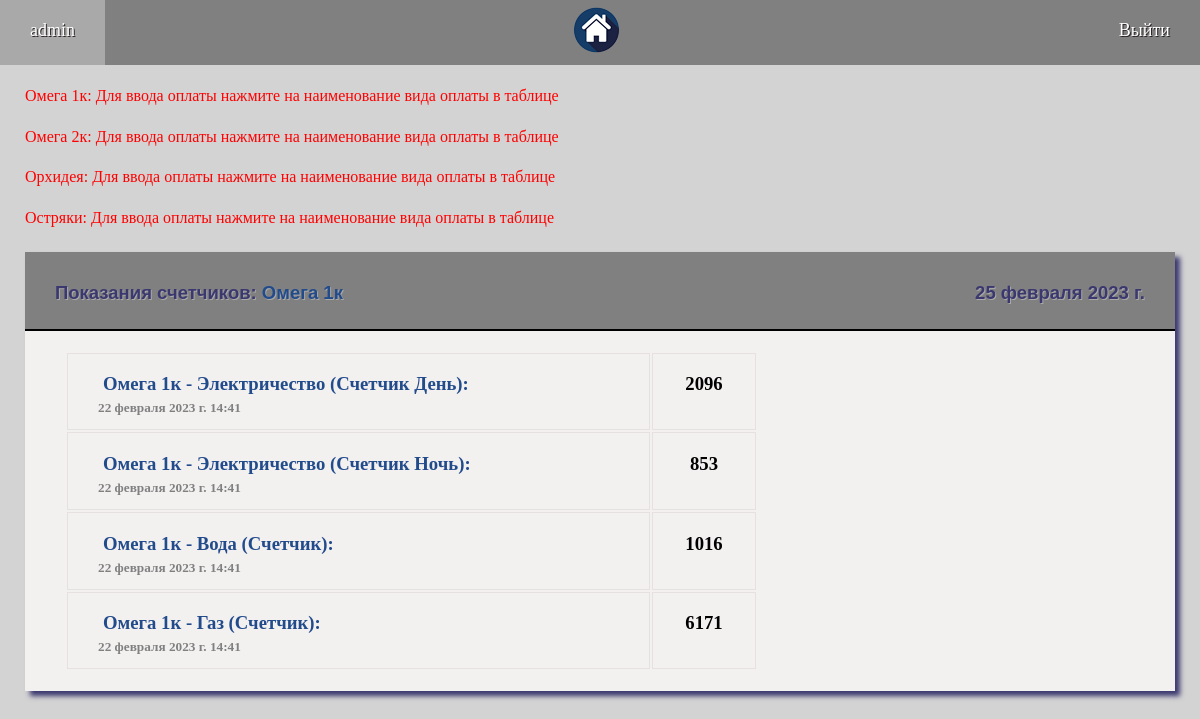
Screenshot of /counters/8/ (signed in) with the database file from the repository.
### compay/models.py (models this page shows, shortened)
class Appartment(models.Model):
    NAME = 'Объекты'
    CT = [('counter', 'Счетчик'), ('tarif', 'Тариф')]
    name = models.CharField(max_length=50, unique=True, blank=False, verbose_name="Название объекта")
    adress = models.CharField(max_length=100, blank=True, verbose_name="Адрес объекта")
    created = models.DateTimeField(auto_now_add=True, verbose_name="Дата создания")
    electricity = models.BooleanField(default=False, verbose_name="Электричество")
    el_is_counter = models.CharField(choices=CT, max_length=50, default='tarif', blank=False, verbose_name="Расчет по")
    el_counter_discrete = models.BooleanField(default=False, verbose_name="Тариф зависит от потребления (Да/Нет)")
    el_night = models.BooleanField(default=False, verbose_name="Счетчик день-ночь (Да/Нет)")
    water = models.BooleanField(default=False, verbose_name="Вода")
    wat_is_counter = models.CharField(choices=CT, max_length=50, default='tarif', blank=False, verbose_name="Расчет по")
    gas = models.BooleanField(default=False, verbose_name="Газ")
    gas_is_counter = models.CharField(choices=CT, max_length=50, default='tarif', blank=False, verbose_name="Расчет по")
    kv = models.BooleanField(default=False, verbose_name="Квартплата")
    tbo = models.BooleanField(default=False, verbose_name="ТБО")
    domofon = models.BooleanField(default=False, verbose_name="Домофон")
    inet = models.BooleanField(default=False, verbose_name="Интернет")
    other = models.BooleanField(default=False, verbose_name="Другой платеж")
    class Meta:
        verbose_name = 'Объект'
        verbose_name_plural = 'Обьекты'
        ordering = ['name']
    def __str__(self):
        return self.name

class Counter(models.Model):
    NAME = 'Показания счетчика'
    LST = [('electricity', 'Электричество'), ('water', 'Вода'), ('gas', 'Газ')]
    TYPE = [('counter', 'Однотарифный'), ('day', 'День'), ('night', 'Ночь')]
    type = models.CharField(choices=TYPE, default='flat', max_length=15, blank=False, verbose_name="Тип счетчика")
    value = models.PositiveIntegerField(blank=False, verbose_name='Показания')
    previous = models.PositiveIntegerField(blank=True, default=0, verbose_name='Предыдущие показания')
    created = models.DateTimeField(auto_now_add=True, verbose_name="Дата ввода показаний")
    updated = models.DateTimeField(auto_now=True, verbose_name="Дата изменения")
    item = models.ForeignKey('Item', on_delete=models.CASCADE, verbose_name="Предмет расчета")
    class Meta:
        verbose_name = 'Показания счетчика'
        verbose_name_plural = 'Показания счетчиков'
        ordering = ['-created']
    def __str__(self):
        return str(self.item)

class Item(models.Model):
    LST = [('electricity', 'Электричество'), ('water', 'Вода'), ('gas', 'Газ'), ('kv', 'Квартплата'),
           ('tbo', 'ТБО'), ('domofon', 'Домофон'), ('inet', 'Интернет'), ('other', 'Другой вид оплаты')]
    CT = [('counter', 'Счетчик'), ('tarif', 'Тариф'), ('day', 'Счетчик День'),
          ('night', 'Счетчик Ночь'), ('total', 'Итого')]
    item_name = models.CharField(choices=LST, max_length=50, blank=False, verbose_name="Предмет расчета")
    is_counter = models.CharField(choices=CT, max_length=50, default='tarif', blank=False, verbose_name="Расчет")
    created = models.DateTimeField(auto_now_add=True, verbose_name="Дата создания")
    app = models.ForeignKey('Appartment', on_delete=models.CASCADE, verbose_name="Объект")
    class Meta:
        verbose_name = 'Конфигурация для расчета'
        verbose_name_plural = 'Конфигурации для расчета'
        ordering = ['id']
    def __str__(self):
        for k, v in self.LST:
            if k == self.item_name:
                name = v
        return str(self.app) + ' - ' + name + " (" + str(self.get_is_counter_display()) + ')'

### compay/views.py (the view)
# urls.py: path('counters/<int:app_selected>/', counters, name='counters'),
@login_required
def counters(request, app_selected):
    global msgs, LST, date
    clean_msgs()
    counter_list = []
    obj = ''
    submenu = []
    ap = Appartment.objects.get(pk=app_selected)
    items = Item.objects.filter(app_id=app_selected)
    for item in items:
        counters = Counter.objects.filter(item=item.pk).order_by('-created')[:2]
        if len(counters) == 1:  # Заполняем поле предыдущих показаний
            if counters[0].previous == 0:
                counters[0].previous = counters[0].value
                counters[0].save()
        elif len(counters) > 1:
            c2 = counters[1]
            c1 = counters[0]
            c1.previous = c2.value
            c1.save()
        for counter in counters:
            counter_list.append(counter)
    if not counter_list:
        obj = 'Сейчас тут нет записей'
    context = {'title': 'Показания счетчиков: ', 'menu': menu, 'submenu': submenu, 'obj': obj, 'msgs': msgs,
               'ap': ap, 'app_selected': app_selected, 'counter_list': counter_list, 'date': date}
    return render(request, 'compay/counters.html', context)

### compay/views.py (called while the page is built)
def clean_msgs(msg_to_clean=None):
    global msgs
    msgs_clean_list = ['Error']
    msgs_clean_list.append(msg_to_clean)
    for i in range(3):
        for msg in msgs:
            if msg['description'] in msgs_clean_list:
                msgs.remove(msg)

### compay/templates/compay/counters.html (shortened to what this page needs)
{% extends 'compay/base.html' %}
{% block content %}
<div class="main">
    <div class="title">
        <div>{{ title }}<a  href="{% url 'app' ap.id %}" class="links">{{ ap }}</a></div>
        <div>{{ date }}</div>
    </div>
    <div  class="submenu">
    </div>
    <div class="window">
        <table>
        {% for counter in counter_list %}
            <tr>
            <td class="cell1"><h3 class="text"><a  href="{% url 'counter' ap.id counter.item_id %}" class="links">{{ counter }}:</a></h3>
                <h5 class="date">{{ counter.created }}</h5></td>
            <td class="cell2"><h3>{{ counter.value }}</h3></td>
            </tr>
        {% endfor %}
        </table>
    </div>
</div>
{% endblock %}

### compay/templates/compay/base.html (shortened to what this page needs)
<!DOCTYPE html>
<html>
{% load static %}
<head>
	<link type="text/css" href="{% static 'compay/css/styles.css' %}" rel="stylesheet" />
</head>
<body>
{% block mainmenu %}
		<div class="menu">
		{% if request.user.is_authenticated %}
			<a href="{% url 'home' %}" class="menu_link">{{ user.username }}</a>
			<a href="{% url 'home' %}" class="menu_link_img"><img src="{% static 'compay/images/dom.png' %}" alt="Logo"></a>
			<a href="{% url 'logout' %}" class="menu_link">Выйти</a>
		{% else %}
			<p><br></p>
			<!-- <a href="{% url 'register' %}" class="menu_link">Регистрация</a>
			<a href="{% url 'login' %}" class="menu_link">Войти</a> -->
		{% endif %}
		</div>
{% endblock mainmenu %}
{% block msg %}
	<div class="alert">
	{% for msg in msgs %}
			<p>{{ msg.key }}: {{ msg.text }}</p>
	{% endfor %}
	</div>
{% endblock msg %}
<div class="content">
{% block content %}
{% endblock %}
</div>
</body>
</html>

### compay/static/compay/css/styles.css (style rules this page uses)
html, body { background-color: lightgrey; margin: 0; }
.content { padding: 25px; }
.title { display: flex; justify-content: space-between; font-family: 'Arial'; font-size: 18.5px; color: #3b386f; background-color: grey; padding: 30px 30px 25px 30px; margin: 0px; text-shadow: 1px 1px darkgrey; font-weight: bold; }
.alert { color: red; padding-left: 25px; }
.alert p { margin-top: 1.4rem; margin-bottom: 0; }
.menu { display: flex; justify-content: space-between; background-color: grey; font-size:18px; padding: 0px; }
.menu_link_img { padding: 5px 30px; }
.menu_link { color: white; text-decoration: none; text-shadow: 1px 1px #292222; padding: 20px 30px; }
.submenu { display: flex; background-color: grey; font-size:15px; padding: 0px; border: solid 1px black; }
.links { text-decoration: none; color: #224b8c; transition: font-size 0.2s; }
.main { background-color: #f3f0f0; box-shadow: 5px 5px 5px #3b386f; }
.window { display: flex; justify-content: space-between; padding: 0px 40px 20px 40px; }
.cell1 { min-width: 550px; padding-left: 30px; border: 1px solid #e7e0e0; }
.cell2 { min-width: 100px; text-align: center; border: 1px solid #e7e0e0; }
.text { margin: 5px; }
.date { color: grey; margin: 0px; padding-bottom: 12px; }

### rows the page displays
Appartment: key "Омега 1к", text "Для ввода оплаты нажмите на наименование вида оплаты в таблице", name "Омега 1к"
Appartment: key "Омега 2к", text "Для ввода оплаты нажмите на наименование вида оплаты в таблице"
Appartment: key "Орхидея", text "Для ввода оплаты нажмите на наименование вида оплаты в таблице"
Appartment: key "Остряки", text "Для ввода оплаты нажмите на наименование вида оплаты в таблице"
Counter: item.is_counter "Омега 1к - Электричество (Счетчик День)", created "22 февраля 2023 г. 14:41", value "2096"
Counter: item.is_counter "Омега 1к - Электричество (Счетчик Ночь)", created "22 февраля 2023 г. 14:41", value "853"
Counter: item.is_counter "Омега 1к - Вода (Счетчик)", created "22 февраля 2023 г. 14:41", value "1016"
Counter: item.is_counter "Омега 1к - Газ (Счетчик)", created "22 февраля 2023 г. 14:41", value "6171"

### other values shown
{{ user.username }} "admin"
{{ title }} "Показания счетчиков:"
{{ date }} "25 февраля 2023 г."
